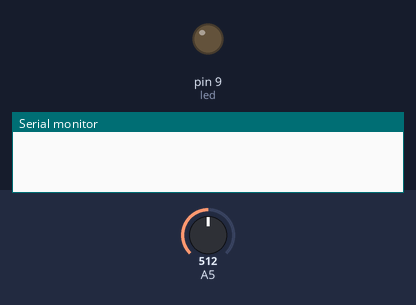
This sketch was run on a simulated Arduino Uno, built with avr-gcc and run on an emulated ATmega328P. Parts: output pins drawn as LEDs (lit = HIGH), the last lines printed to the serial monitor. The test bench sets the inputs (shaded band); at power-on: A5 = 512.

Above: at 0.05 s.
At 1.6 s:
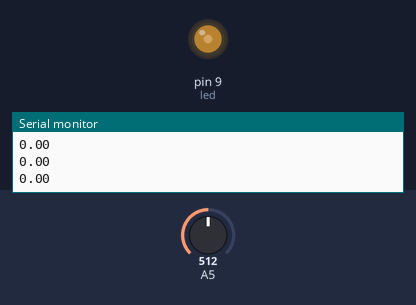
At 2.85 s:
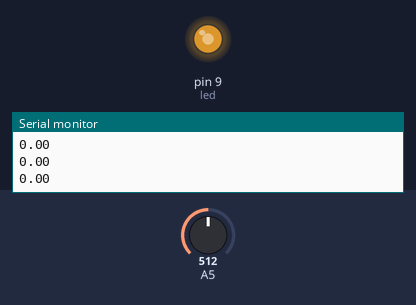
At 5.65 s:
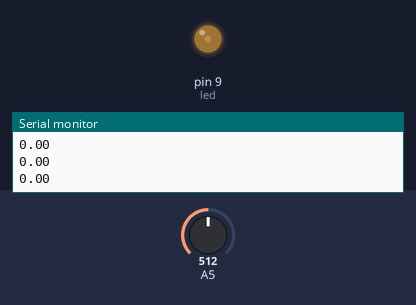
Timing chart, 0 to 8.3 s (numbered marks = the images above):
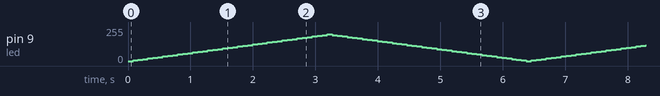

The sketch:

DemonEYES.ino
```cpp
int led = 9;
int brightness = 0;
int fadeAmount = 5;
int speak=255;
const int sampleWindow = 50;
unsigned int sample;

void setup()  {
  pinMode(led, OUTPUT);
  Serial.begin(9600);
}

void loop()  {
  unsigned long startMillis= millis();
  unsigned int peakToPeak = 0;
  unsigned int signalMax = 0;
  unsigned int signalMin = 1024;

  analogWrite(led, brightness);
  brightness = brightness + fadeAmount;
  if (brightness == 0 || brightness == 200) {
    fadeAmount = -fadeAmount ;
  }

   while (millis() - startMillis < sampleWindow)
   {
    sample = analogRead(5);
    if (sample < 1024)  // toss out spurious readings
    {
       if (sample > signalMax)
       {
         signalMax = sample;  // save just the max levels
       }
       else if (sample < signalMin)
       {
         signalMin = sample;  // save just the min levels
       }
     }
   }

   peakToPeak = signalMax - signalMin;
   double volts = peakToPeak;
   Serial.println(volts);

   if (volts > 130)
     digitalWrite(led,HIGH);

    delay(30);
}
```
